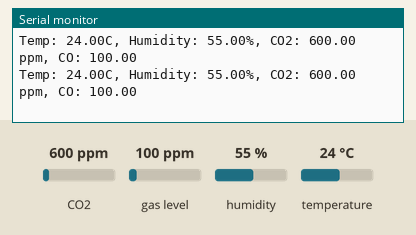
This sketch was run on a simulated ESP8266 (NodeMCU). Parts: the last lines printed to the serial monitor. Inputs (shaded band) come from the test bench; at power-on: CO2 600 ppm, gas level 100 ppm, humidity 55 %, temperature 24 °C.

Above: at 2.8 s.
2.9 s: CO2 set to 452 ppm
At 5.1 s:
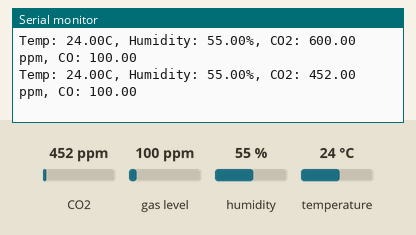
5.6 s: gas level set to 20 ppm
At 7.5 s:
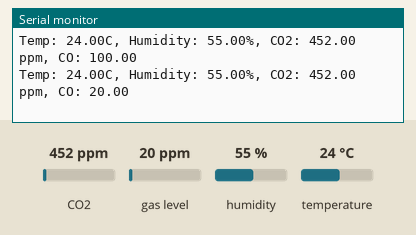
8.3 s: humidity set to 22 %
At 10.8 s:
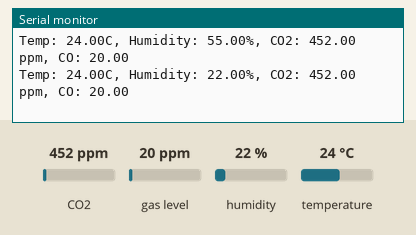
11.0 s: temperature set to 12 °C
At 13.4 s:
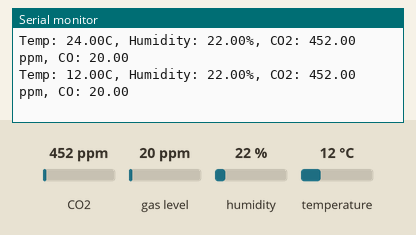
13.7 s: CO2 set to 1050 ppm
At 14.8 s:
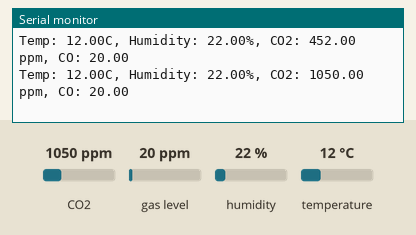
16.4 s: gas level set to 250 ppm
At 19.7 s:
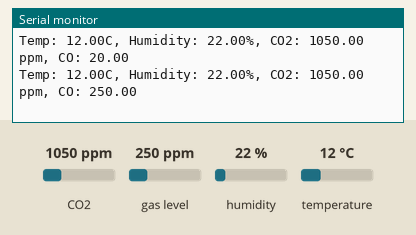
Timing chart, 0 to 20.1 s (numbered marks = the images above; inputs shaded):
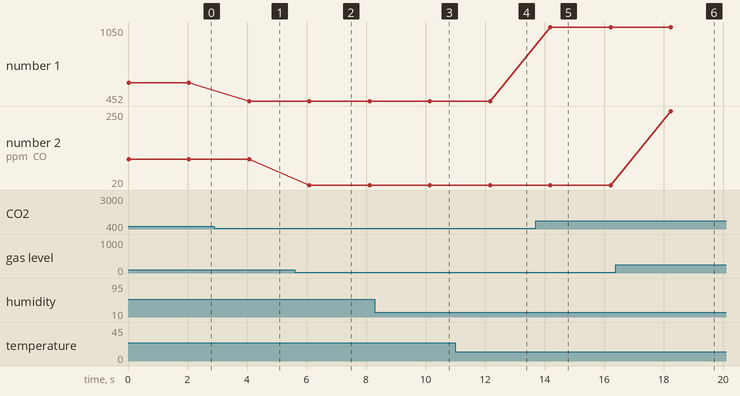

Measured:
- after the input at 2.9 s, the serial monitor: prints a new line after 1.2 s (image 1)
- after the input at 5.6 s, the serial monitor: prints a new line after 0.50 s (image 2)
- after the input at 8.3 s, the serial monitor: prints a new line after 1.8 s (image 3)
- after the input at 11.0 s, the serial monitor: prints a new line after 1.2 s (image 4)
- after the input at 13.7 s, the serial monitor: prints a new line after 0.50 s (image 5)
- after the input at 16.4 s, the serial monitor: prints a new line after 1.8 s (image 6)
- plotted number 1: 600 → 452 after the input at 2.9 s, 452 → 1050 after the input at 13.7 s
- plotted number 2: 100 → 20 after the input at 5.6 s, 20 → 250 after the input at 16.4 s

The sketch:

arduino.ino
```cpp
// Smart Air Quality Monitoring System - Arduino Code (ESP8266)
#include <MQ135.h>
#include <MQ7.h>
#include <DHT.h>

#define DHTPIN D4
#define DHTTYPE DHT11

MQ135 mq135_sensor(A0);
MQ7 mq7_sensor(A0);
DHT dht(DHTPIN, DHTTYPE);

void setup() {
  Serial.begin(9600);
  dht.begin();
}

void loop() {
  float temperature = dht.readTemperature();
  float humidity = dht.readHumidity();
  float co2 = mq135_sensor.getPPM();
  float co = mq7_sensor.readPpm();

  Serial.print("Temp: "); Serial.print(temperature);
  Serial.print("C, Humidity: "); Serial.print(humidity);
  Serial.print("%, CO2: "); Serial.print(co2);
  Serial.print(" ppm, CO: "); Serial.println(co);

  delay(2000);
}
```
